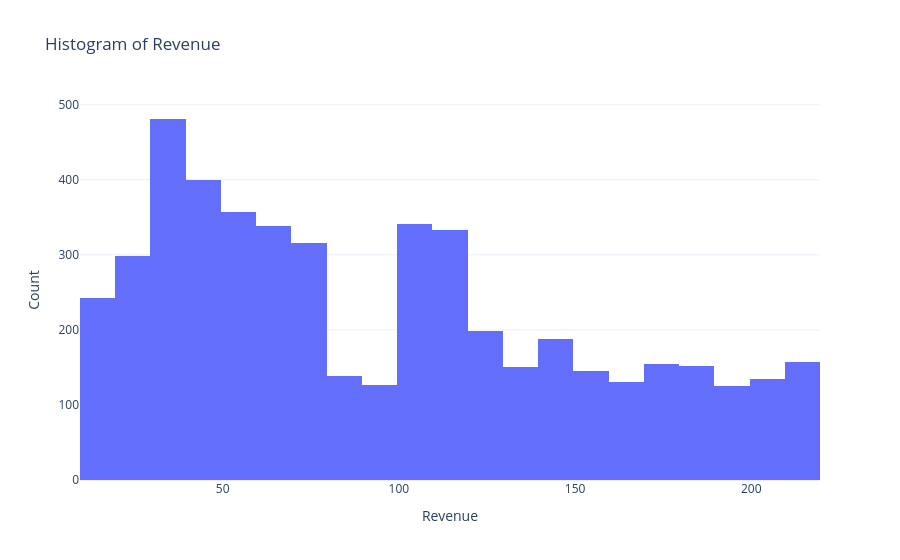

The notebook cell saved with this chart:
### Markdown cell above
## Revenue Distribution

### Code cell
fig = px.histogram(
    df,
    x='revenue',
    nbins=30,
    title='Histogram of Revenue'
)

fig.update_layout(
    xaxis_title='Revenue',
    yaxis_title='Count'
)

fig.show()

### Figure 1 — Plotly figure (JSON) as saved in the notebook; plotly's stock layout.template omitted (floating-point values rounded to 4 significant figures; data arrays with more than 128 entries replaced by an {"elided": "..."} marker saying what was removed)
{"data": [{"bingroup": "x", "hovertemplate": "revenue=%{x}<br>count=%{y}<extra></extra>", "legendgroup": "", "marker": {"color": "#636efa", "pattern": {"shape": ""}}, "name": "", "nbinsx": 30, "orientation": "v", "showlegend": false, "type": "histogram", "x": {"elided": "4906 int values"}, "xaxis": "x", "yaxis": "y"}], "layout": {"barmode": "relative", "legend": {"tracegroupgap": 0}, "title": {"text": "Histogram of Revenue"}, "xaxis": {"anchor": "y", "domain": [0, 1], "title": {"text": "Revenue"}}, "yaxis": {"anchor": "x", "domain": [0, 1], "title": {"text": "Count"}}}}
